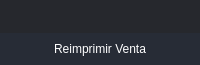
       <widget class="QFrame" name="frame_top">
        <property name="minimumSize">
         <size>
          <width>0</width>
          <height>65</height>
         </size>
        </property>
        <property name="maximumSize">
         <size>
          <width>16777215</width>
          <height>65</height>
         </size>
        </property>
        <property name="styleSheet">
         <string notr="true">background-color: transparent;</string>
        </property>
        <property name="frameShape">
         <enum>QFrame::NoFrame</enum>
        </property>
        <property name="frameShadow">
         <enum>QFrame::Raised</enum>
        </property>
        <layout class="QHBoxLayout" name="horizontalLayout_3">
         <property name="spacing">
          <number>0</number>
         </property>
         <property name="leftMargin">
          <number>0</number>
         </property>
         <property name="topMargin">
          <number>0</number>
         </property>
         <property name="rightMargin">
          <number>0</number>
         </property>
         <property name="bottomMargin">
          <number>0</number>
         </property>
         <item>
          <widget class="QFrame" name="frame_toggle">
           <property name="maximumSize">
            <size>
             <width>70</width>
             <height>16777215</height>
            </size>
           </property>
           <property name="styleSheet">
            <string notr="true">background-color: rgb(27, 29, 35);</string>
           </property>
           <property name="frameShape">
            <enum>QFrame::NoFrame</enum>
           </property>
           <property name="frameShadow">
            <enum>QFrame::Raised</enum>
           </property>
           <layout class="QVBoxLayout" name="verticalLayout_3">
            <property name="spacing">
             <number>0</number>
            </property>
            <property name="leftMargin">
             <number>0</number>
            </property>
            <property name="topMargin">
             <number>0</number>
            </property>
            <property name="rightMargin">
             <number>0</number>
            </property>
            <property name="bottomMargin">
             <number>0</number>
            </property>
           </layout>
          </widget>
         </item>
         <item>
          <widget class="QFrame" name="frame_top_right">
           <property name="styleSheet">
            <string notr="true">background: transparent;</string>
           </property>
           <property name="frameShape">
            <enum>QFrame::NoFrame</enum>
           </property>
           <property name="frameShadow">
            <enum>QFrame::Raised</enum>
           </property>
           <layout class="QVBoxLayout" name="verticalLayout_2">
            <property name="spacing">
             <number>0</number>
            </property>
            <property name="leftMargin">
             <number>0</number>
            </property>
            <property name="topMargin">
             <number>0</number>
            </property>
            <property name="rightMargin">
             <number>0</number>
            </property>
            <property name="bottomMargin">
             <number>0</number>
            </property>
            <item>
             <widget class="QFrame" name="frame_top_btns">
              <property name="maximumSize">
               <size>
                <width>16777215</width>
                <height>42</height>
               </size>
              </property>
              <property name="styleSheet">
               <string notr="true">background-color: rgba(27, 29, 35, 200)</string>
              </property>
              <property name="frameShape">
               <enum>QFrame::NoFrame</enum>
              </property>
              <property name="frameShadow">
               <enum>QFrame::Raised</enum>
              </property>
              <layout class="QHBoxLayout" name="horizontalLayout_4">
               <property name="spacing">
                <number>0</number>
               </property>
               <property name="leftMargin">
                <number>0</number>
               </property>
               <property name="topMargin">
                <number>0</number>
               </property>
               <property name="rightMargin">
                <number>0</number>
               </property>
               <property name="bottomMargin">
                <number>0</number>
               </property>
               <item>
                <widget class="QFrame" name="frame_label_top_btns">
                 <property name="sizePolicy">
                  <sizepolicy hsizetype="Expanding" vsizetype="Preferred">
                   <horstretch>0</horstretch>
                   <verstretch>0</verstretch>
                  </sizepolicy>
                 </property>
                 <property name="frameShape">
                  <enum>QFrame::NoFrame</enum>
                 </property>
                 <property name="frameShadow">
                  <enum>QFrame::Raised</enum>
                 </property>
                 <layout class="QHBoxLayout" name="horizontalLayout_10">
                  <property name="spacing">
                   <number>0</number>
                  </property>
                  <property name="leftMargin">
                   <number>5</number>
                  </property>
                  <property name="topMargin">
                   <number>0</number>
                  </property>
                  <property name="rightMargin">
                   <number>10</number>
                  </property>
                  <property name="bottomMargin">
                   <number>0</number>
                  </property>
                 </layout>
                </widget>
               </item>
               <item alignment="Qt::AlignRight">
                <widget class="QFrame" name="frame_btns_right">
                 <property name="sizePolicy">
                  <sizepolicy hsizetype="Expanding" vsizetype="Preferred">
                   <horstretch>0</horstretch>
                   <verstretch>0</verstretch>
                  </sizepolicy>
                 </property>
                 <property name="maximumSize">
                  <size>
                   <width>120</width>
                   <height>16777215</height>
                  </size>
                 </property>
                 <property name="frameShape">
                  <enum>QFrame::NoFrame</enum>
                 </property>
                 <property name="frameShadow">
                  <enum>QFrame::Raised</enum>
                 </property>
                 <layout class="QHBoxLayout" name="horizontalLayout_5">
                  <property name="spacing">
                   <number>0</number>
                  </property>
                  <property name="leftMargin">
                   <number>0</number>
                  </property>
                  <property name="topMargin">
                   <number>0</number>
                  </property>
                  <property name="rightMargin">
                   <number>0</number>
                  </property>
                  <property name="bottomMargin">
                   <number>0</number>
                  </property>
                 </layout>
                </widget>
               </item>
              </layout>
             </widget>
            </item>
            <item>
             <widget class="QFrame" name="frame_top_info">
              <property name="maximumSize">
               <size>
                <width>16777215</width>
                <height>65</height>
               </size>
              </property>
              <property name="styleSheet">
               <string notr="true">background-color: rgb(39, 44, 54);</string>
              </property>
              <property name="frameShape">
               <enum>QFrame::NoFrame</enum>
              </property>
              <property name="frameShadow">
               <enum>QFrame::Raised</enum>
              </property>
              <layout class="QHBoxLayout" name="horizontalLayout_8">
               <property name="spacing">
                <number>0</number>
               </property>
               <property name="leftMargin">
                <number>10</number>
               </property>
               <property name="topMargin">
                <number>0</number>
               </property>
               <property name="rightMargin">
                <number>10</number>
               </property>
               <property name="bottomMargin">
                <number>0</number>
               </property>
               <item>
                <widget class="QLabel" name="label">
                 <property name="styleSheet">
                  <string notr="true">font: 75 16pt &quot;MS Shell Dlg 2&quot;;
color: rgb(255, 255, 255);</string>
                 </property>
                 <property name="text">
                  <string>Reimprimir Venta</string>
                 </property>
                 <property name="alignment">
                  <set>Qt::AlignCenter</set>
                 </property>
                </widget>
               </item>
              </layout>
             </widget>
            </item>
           </layout>
          </widget>
         </item>
        </layout>
       </widget>
